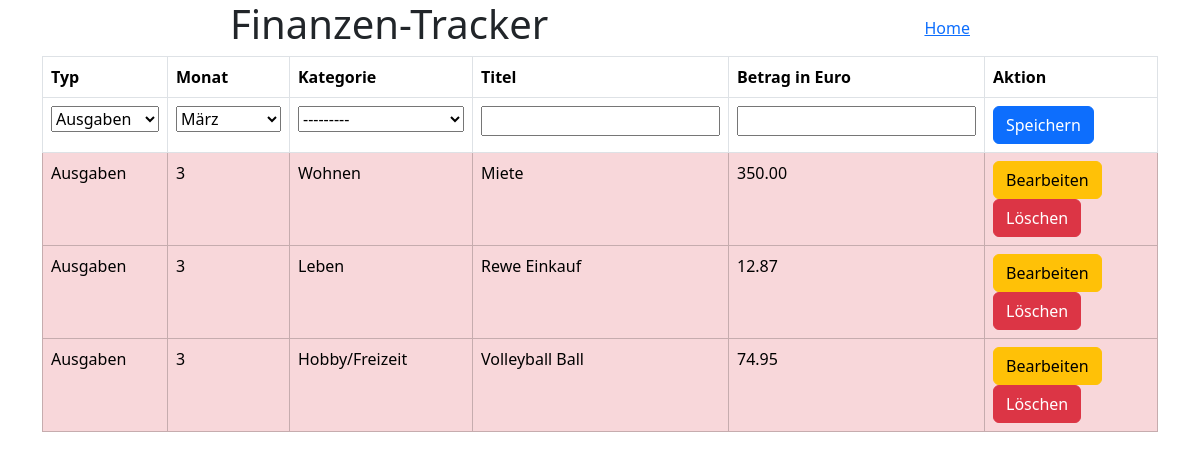
Before: /month/3/ with the older database file.
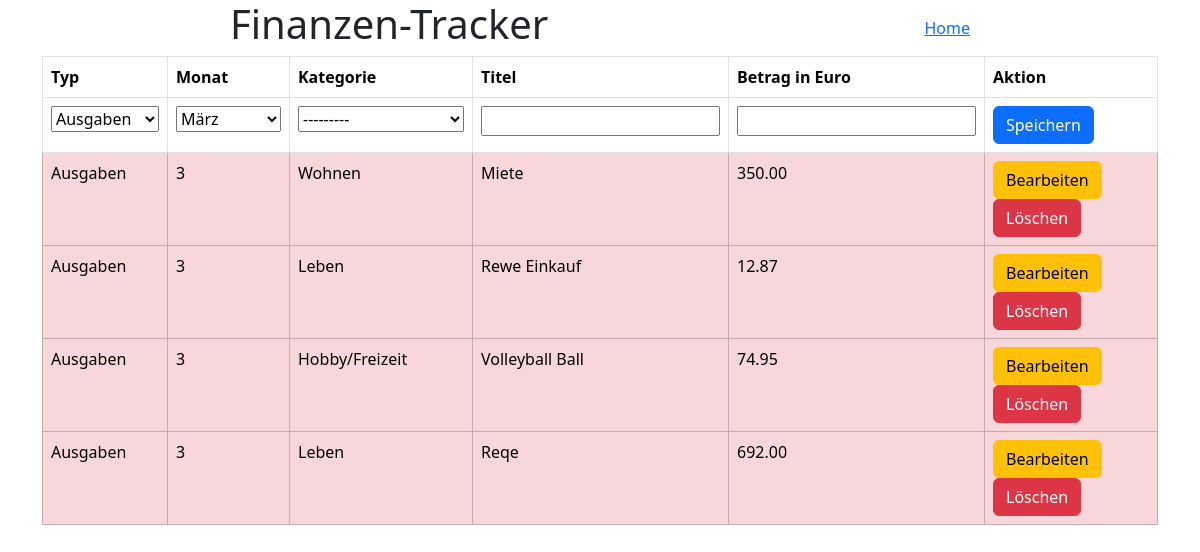
After: the same page with the newer database file.
### ToDoApp/models.py (models this page shows, shortened)
class Ausgaben(models.Model):
    TYPE = (
        ('E', 'Einnahmen'),
        ('A', 'Ausgaben')
    )
    MONTHS = (
        (1, 'Januar'),
        (2, 'Februar'),
        (3, 'März'),
        (4, 'April'),
        (5, 'Mai'),
        (6, 'Juni'),
        (7, 'Juli'),
        (8, 'August'),
        (9, 'September'),
        (10, 'Oktober'),
        (11, 'November'),
        (12, 'Dezember'),
    )
    CATEGORYS = (
        ('W', 'Wohnen'),
        ('L', 'Leben'),
        ('H/F', 'Hobby/Freizeit'),
        ('M', 'Mobilität'),
        ('B', 'Bildung'),
        ('S/I', 'Sparen/Investieren'),
        ('S', 'Sonstiges')
    )
    type = models.CharField(
        max_length=1,
        choices=TYPE,
        default='A',
        help_text="Einnahme oder Ausgabe."
    )
    month = models.IntegerField(
        choices=MONTHS,
        default=MONTHS[datetime.now().month-1],
        help_text="Monat der Ausgabe."
    )
    category = models.CharField(
        max_length=10,
        choices=CATEGORYS,
        help_text="Kategorie der Ausgabe."
    )
    title = models.CharField(max_length=30, help_text="Bezeichnung der Ausgabe.")
    amount = models.DecimalField(max_digits=10, decimal_places=2, help_text="Betrag der Ausgabe.")

### ToDoApp/views.py (the view, shortened to what this page needs)
# urls.py: path("month/<int:month>/", views.ausgaben, name="ausgaben"),
def ausgaben(request, month):
    alleAusgaben = Ausgaben.objects.all()
    ausgabenMonth = alleAusgaben.filter(month=month)
    context = {}
    context["monat"] = month
    context["ausgaben"] = ausgabenMonth
    form = AusgabenForm(initial={"month": month})
    context["form"] = form
    return render(request, "ausgaben.html", context)

### ToDoApp/forms.py
class AusgabenForm(forms.ModelForm):
    class Meta:
        model = Ausgaben
        fields = '__all__'

### ToDoApp/templates/ausgaben.html (shortened to what this page needs)
{% extends "base.html" %}
{% block home %}
<a href="{% url 'ToDoApp:index' %}">Home</a>
{% endblock %}
{% block content %}
<form method="POST" action="{% url 'ToDoApp:ausgaben' monat %}">
    <table class="table table-bordered">
        <thead>
            <tr>
                <th>Typ</th>
                <th>Monat</th>
                <th>Kategorie</th>
                <th>Titel</th>
                <th>Betrag in Euro</th>
                <th>Aktion</th>
            </tr>
        </thead>
        <tbody>
            {% if not form.instance.id %}
            <tr>
                {%include 'save.html'%}
            </tr>
            {% endif %}
            {% for ausgabe in ausgaben %}
            <tr class="{% if ausgabe.type == 'A' %}table-danger{% elif ausgabe.type == 'E' %}table-success{% endif %}">
                {% if form.instance.id == ausgabe.id %}
                {% include 'save.html' %}
                {% else %}
                <td>{{ausgabe.get_type_display}}</td>
                <td>{{ausgabe.month}}</td>
                <td>{{ausgabe.get_category_display}}</td>
                <td>{{ausgabe.title}}</td>
                <td>{{ausgabe.amount}}</td>
                <td>
                    <button formnovalidate type="submit" class="btn btn-warning" name="edit" value="{{ausgabe.id}}">Bearbeiten</button>
                    <button formnovalidate type="submit" class="btn btn-danger" name="delete" value="{{ausgabe.id}}">Löschen</button>
                </td>
                {% endif %}
            </tr>
            {% endfor %}
        </tbody>
    </table>
</form>
{% endblock %}

Changed rows visible on the page:
added Ausgaben: type "Ausgaben", month "3", category "Leben", title "Reqe", amount "692.00", {{ ausgabe.id }} 20 (drawn)
